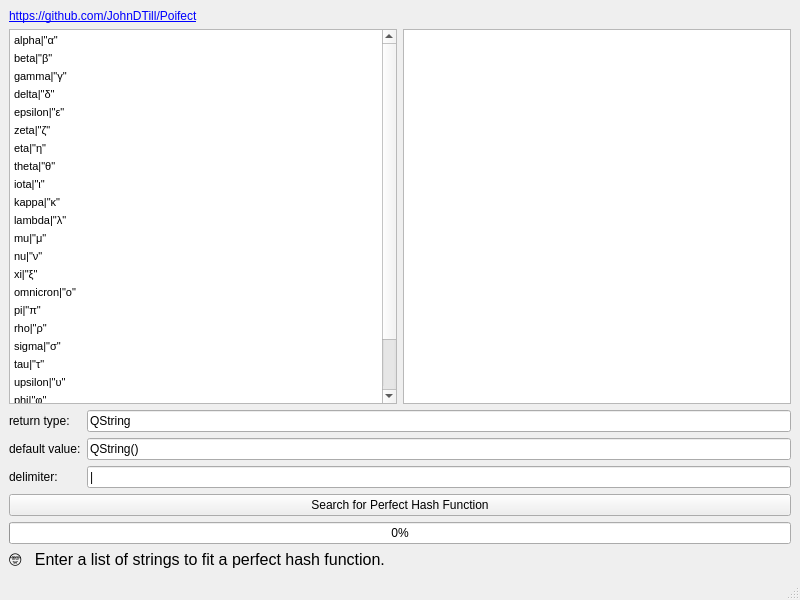
<?xml version="1.0" encoding="UTF-8"?>
<ui version="4.0">
 <class>MainWindow</class>
 <widget class="QMainWindow" name="MainWindow">
  <property name="geometry">
   <rect>
    <x>0</x>
    <y>0</y>
    <width>800</width>
    <height>600</height>
   </rect>
  </property>
  <property name="windowTitle">
   <string>Poifect</string>
  </property>
  <widget class="QWidget" name="centralwidget">
   <layout class="QVBoxLayout" name="verticalLayout_2">
    <item>
     <widget class="QLabel" name="label_3">
      <property name="text">
       <string>&lt;html&gt;&lt;head/&gt;&lt;body&gt;&lt;p&gt;&lt;a href=&quot;https://github.com/JohnDTill/Poifect&quot;&gt;&lt;span style=&quot; text-decoration: underline; color:#0000ff;&quot;&gt;https://github.com/JohnDTill/Poifect&lt;/span&gt;&lt;/a&gt;&lt;/p&gt;&lt;/body&gt;&lt;/html&gt;</string>
      </property>
      <property name="openExternalLinks">
       <bool>true</bool>
      </property>
     </widget>
    </item>
    <item>
     <layout class="QHBoxLayout" name="horizontalLayout">
      <item>
       <widget class="QTextEdit" name="inputEdit">
        <property name="markdown">
         <string>alpha|&quot;α&quot;

beta|&quot;β&quot;

gamma|&quot;γ&quot;

delta|&quot;δ&quot;

epsilon|&quot;ε&quot;

zeta|&quot;ζ&quot;

eta|&quot;η&quot;

theta|&quot;θ&quot;

iota|&quot;ι&quot;

kappa|&quot;κ&quot;

lambda|&quot;λ&quot;

mu|&quot;μ&quot;

nu|&quot;ν&quot;

xi|&quot;ξ&quot;

omnicron|&quot;ο&quot;

pi|&quot;π&quot;

rho|&quot;ρ&quot;

sigma|&quot;σ&quot;

tau|&quot;τ&quot;

upsilon|&quot;υ&quot;

phi|&quot;φ&quot;

chi|&quot;χ&quot;

psi|&quot;ψ&quot;

omega|&quot;ω&quot;

</string>
        </property>
        <property name="html">
         <string>&lt;!DOCTYPE HTML PUBLIC &quot;-//W3C//DTD HTML 4.0//EN&quot; &quot;http://www.w3.org/TR/REC-html40/strict.dtd&quot;&gt;
&lt;html&gt;&lt;head&gt;&lt;meta name=&quot;qrichtext&quot; content=&quot;1&quot; /&gt;&lt;style type=&quot;text/css&quot;&gt;
p, li { white-space: pre-wrap; }
&lt;/style&gt;&lt;/head&gt;&lt;body style=&quot; font-family:'MS Shell Dlg 2'; font-size:8pt; font-weight:400; font-style:normal;&quot;&gt;
&lt;p style=&quot; margin-top:0px; margin-bottom:0px; margin-left:0px; margin-right:0px; -qt-block-indent:0; text-indent:0px;&quot;&gt;alpha|&amp;quot;α&amp;quot;&lt;/p&gt;
&lt;p style=&quot; margin-top:5px; margin-bottom:5px; margin-left:0px; margin-right:0px; -qt-block-indent:0; text-indent:0px;&quot;&gt;beta|&amp;quot;β&amp;quot;&lt;/p&gt;
&lt;p style=&quot; margin-top:5px; margin-bottom:5px; margin-left:0px; margin-right:0px; -qt-block-indent:0; text-indent:0px;&quot;&gt;gamma|&amp;quot;γ&amp;quot;&lt;/p&gt;
&lt;p style=&quot; margin-top:5px; margin-bottom:5px; margin-left:0px; margin-right:0px; -qt-block-indent:0; text-indent:0px;&quot;&gt;delta|&amp;quot;δ&amp;quot;&lt;/p&gt;
&lt;p style=&quot; margin-top:5px; margin-bottom:5px; margin-left:0px; margin-right:0px; -qt-block-indent:0; text-indent:0px;&quot;&gt;epsilon|&amp;quot;ε&amp;quot;&lt;/p&gt;
&lt;p style=&quot; margin-top:5px; margin-bottom:5px; margin-left:0px; margin-right:0px; -qt-block-indent:0; text-indent:0px;&quot;&gt;zeta|&amp;quot;ζ&amp;quot;&lt;/p&gt;
&lt;p style=&quot; margin-top:5px; margin-bottom:5px; margin-left:0px; margin-right:0px; -qt-block-indent:0; text-indent:0px;&quot;&gt;eta|&amp;quot;η&amp;quot;&lt;/p&gt;
&lt;p style=&quot; margin-top:5px; margin-bottom:5px; margin-left:0px; margin-right:0px; -qt-block-indent:0; text-indent:0px;&quot;&gt;theta|&amp;quot;θ&amp;quot;&lt;/p&gt;
&lt;p style=&quot; margin-top:5px; margin-bottom:5px; margin-left:0px; margin-right:0px; -qt-block-indent:0; text-indent:0px;&quot;&gt;iota|&amp;quot;ι&amp;quot;&lt;/p&gt;
&lt;p style=&quot; margin-top:5px; margin-bottom:5px; margin-left:0px; margin-right:0px; -qt-block-indent:0; text-indent:0px;&quot;&gt;kappa|&amp;quot;κ&amp;quot;&lt;/p&gt;
&lt;p style=&quot; margin-top:5px; margin-bottom:5px; margin-left:0px; margin-right:0px; -qt-block-indent:0; text-indent:0px;&quot;&gt;lambda|&amp;quot;λ&amp;quot;&lt;/p&gt;
&lt;p style=&quot; margin-top:5px; margin-bottom:5px; margin-left:0px; margin-right:0px; -qt-block-indent:0; text-indent:0px;&quot;&gt;mu|&amp;quot;μ&amp;quot;&lt;/p&gt;
&lt;p style=&quot; margin-top:5px; margin-bottom:5px; margin-left:0px; margin-right:0px; -qt-block-indent:0; text-indent:0px;&quot;&gt;nu|&amp;quot;ν&amp;quot;&lt;/p&gt;
&lt;p style=&quot; margin-top:5px; margin-bottom:5px; margin-left:0px; margin-right:0px; -qt-block-indent:0; text-indent:0px;&quot;&gt;xi|&amp;quot;ξ&amp;quot;&lt;/p&gt;
&lt;p style=&quot; margin-top:5px; margin-bottom:5px; margin-left:0px; margin-right:0px; -qt-block-indent:0; text-indent:0px;&quot;&gt;omnicron|&amp;quot;ο&amp;quot;&lt;/p&gt;
&lt;p style=&quot; margin-top:5px; margin-bottom:5px; margin-left:0px; margin-right:0px; -qt-block-indent:0; text-indent:0px;&quot;&gt;pi|&amp;quot;π&amp;quot;&lt;/p&gt;
&lt;p style=&quot; margin-top:5px; margin-bottom:5px; margin-left:0px; margin-right:0px; -qt-block-indent:0; text-indent:0px;&quot;&gt;rho|&amp;quot;ρ&amp;quot;&lt;/p&gt;
&lt;p style=&quot; margin-top:5px; margin-bottom:5px; margin-left:0px; margin-right:0px; -qt-block-indent:0; text-indent:0px;&quot;&gt;sigma|&amp;quot;σ&amp;quot;&lt;/p&gt;
&lt;p style=&quot; margin-top:5px; margin-bottom:5px; margin-left:0px; margin-right:0px; -qt-block-indent:0; text-indent:0px;&quot;&gt;tau|&amp;quot;τ&amp;quot;&lt;/p&gt;
&lt;p style=&quot; margin-top:5px; margin-bottom:5px; margin-left:0px; margin-right:0px; -qt-block-indent:0; text-indent:0px;&quot;&gt;upsilon|&amp;quot;υ&amp;quot;&lt;/p&gt;
&lt;p style=&quot; margin-top:5px; margin-bottom:5px; margin-left:0px; margin-right:0px; -qt-block-indent:0; text-indent:0px;&quot;&gt;phi|&amp;quot;φ&amp;quot;&lt;/p&gt;
&lt;p style=&quot; margin-top:5px; margin-bottom:5px; margin-left:0px; margin-right:0px; -qt-block-indent:0; text-indent:0px;&quot;&gt;chi|&amp;quot;χ&amp;quot;&lt;/p&gt;
&lt;p style=&quot; margin-top:5px; margin-bottom:5px; margin-left:0px; margin-right:0px; -qt-block-indent:0; text-indent:0px;&quot;&gt;psi|&amp;quot;ψ&amp;quot;&lt;/p&gt;
&lt;p style=&quot; margin-top:5px; margin-bottom:5px; margin-left:0px; margin-right:0px; -qt-block-indent:0; text-indent:0px;&quot;&gt;omega|&amp;quot;ω&amp;quot;&lt;/p&gt;&lt;/body&gt;&lt;/html&gt;</string>
        </property>
        <property name="placeholderText">
         <string/>
        </property>
       </widget>
      </item>
      <item>
       <widget class="QTextEdit" name="outputEdit">
        <property name="readOnly">
         <bool>true</bool>
        </property>
        <property name="markdown">
         <string/>
        </property>
        <property name="html">
         <string>&lt;!DOCTYPE HTML PUBLIC &quot;-//W3C//DTD HTML 4.0//EN&quot; &quot;http://www.w3.org/TR/REC-html40/strict.dtd&quot;&gt;
&lt;html&gt;&lt;head&gt;&lt;meta name=&quot;qrichtext&quot; content=&quot;1&quot; /&gt;&lt;style type=&quot;text/css&quot;&gt;
p, li { white-space: pre-wrap; }
&lt;/style&gt;&lt;/head&gt;&lt;body style=&quot; font-family:'MS Shell Dlg 2'; font-size:8pt; font-weight:400; font-style:normal;&quot;&gt;
&lt;p style=&quot;-qt-paragraph-type:empty; margin-top:0px; margin-bottom:0px; margin-left:0px; margin-right:0px; -qt-block-indent:0; text-indent:0px;&quot;&gt;&lt;br /&gt;&lt;/p&gt;&lt;/body&gt;&lt;/html&gt;</string>
        </property>
       </widget>
      </item>
     </layout>
    </item>
    <item>
     <layout class="QFormLayout" name="formLayout">
      <item row="0" column="0">
       <widget class="QLabel" name="returnLabel">
        <property name="text">
         <string>return type:</string>
        </property>
       </widget>
      </item>
      <item row="0" column="1">
       <widget class="QLineEdit" name="returnEdit">
        <property name="text">
         <string>QString</string>
        </property>
       </widget>
      </item>
      <item row="1" column="0">
       <widget class="QLabel" name="label">
        <property name="text">
         <string>default value:</string>
        </property>
       </widget>
      </item>
      <item row="1" column="1">
       <widget class="QLineEdit" name="defaultEdit">
        <property name="text">
         <string>QString()</string>
        </property>
       </widget>
      </item>
      <item row="2" column="0">
       <widget class="QLabel" name="label_2">
        <property name="text">
         <string>delimiter:</string>
        </property>
       </widget>
      </item>
      <item row="2" column="1">
       <widget class="QLineEdit" name="delimiterEdit">
        <property name="text">
         <string>|</string>
        </property>
       </widget>
      </item>
     </layout>
    </item>
    <item>
     <widget class="QPushButton" name="pushButton">
      <property name="text">
       <string>Search for Perfect Hash Function</string>
      </property>
     </widget>
    </item>
    <item>
     <widget class="QProgressBar" name="progressBar">
      <property name="value">
       <number>0</number>
      </property>
     </widget>
    </item>
    <item>
     <widget class="QLabel" name="statusLabel">
      <property name="font">
       <font>
        <pointsize>12</pointsize>
        <weight>50</weight>
        <italic>false</italic>
        <bold>false</bold>
        <underline>false</underline>
       </font>
      </property>
      <property name="text">
       <string>🤓   Enter a list of strings to fit a perfect hash function.</string>
      </property>
     </widget>
    </item>
   </layout>
  </widget>
  <widget class="QMenuBar" name="menubar">
   <property name="geometry">
    <rect>
     <x>0</x>
     <y>0</y>
     <width>800</width>
     <height>31</height>
    </rect>
   </property>
  </widget>
  <widget class="QStatusBar" name="statusbar"/>
 </widget>
 <resources/>
 <connections/>
</ui>
